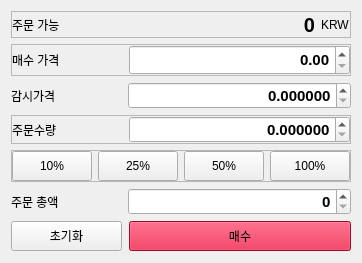
               <widget class="QWidget" name="page">
                <layout class="QVBoxLayout" name="verticalLayout_8">
                 <item>
                  <widget class="QFrame" name="frame_26">
                   <property name="frameShape">
                    <enum>QFrame::StyledPanel</enum>
                   </property>
                   <property name="frameShadow">
                    <enum>QFrame::Raised</enum>
                   </property>
                   <layout class="QHBoxLayout" name="horizontalLayout_36" stretch="0,2,0">
                    <property name="leftMargin">
                     <number>0</number>
                    </property>
                    <property name="topMargin">
                     <number>1</number>
                    </property>
                    <property name="rightMargin">
                     <number>0</number>
                    </property>
                    <property name="bottomMargin">
                     <number>0</number>
                    </property>
                    <item>
                     <widget class="QLabel" name="label_36">
                      <property name="layoutDirection">
                       <enum>Qt::LeftToRight</enum>
                      </property>
                      <property name="styleSheet">
                       <string notr="true"/>
                      </property>
                      <property name="text">
                       <string>주문 가능</string>
                      </property>
                     </widget>
                    </item>
                    <item>
                     <widget class="QLabel" name="buy_orderable_3">
                      <property name="font">
                       <font>
                        <pointsize>15</pointsize>
                        <weight>75</weight>
                        <bold>true</bold>
                       </font>
                      </property>
                      <property name="text">
                       <string>0</string>
                      </property>
                      <property name="alignment">
                       <set>Qt::AlignRight|Qt::AlignTrailing|Qt::AlignVCenter</set>
                      </property>
                     </widget>
                    </item>
                    <item>
                     <widget class="QLabel" name="label_37">
                      <property name="layoutDirection">
                       <enum>Qt::LeftToRight</enum>
                      </property>
                      <property name="text">
                       <string>KRW</string>
                      </property>
                      <property name="alignment">
                       <set>Qt::AlignLeading|Qt::AlignLeft|Qt::AlignVCenter</set>
                      </property>
                     </widget>
                    </item>
                   </layout>
                  </widget>
                 </item>
                 <item>
                  <widget class="QFrame" name="frame_27">
                   <property name="frameShape">
                    <enum>QFrame::StyledPanel</enum>
                   </property>
                   <property name="frameShadow">
                    <enum>QFrame::Raised</enum>
                   </property>
                   <layout class="QHBoxLayout" name="horizontalLayout_37" stretch="1,2">
                    <property name="leftMargin">
                     <number>0</number>
                    </property>
                    <property name="topMargin">
                     <number>0</number>
                    </property>
                    <property name="rightMargin">
                     <number>0</number>
                    </property>
                    <property name="bottomMargin">
                     <number>0</number>
                    </property>
                    <item>
                     <widget class="QLabel" name="label_38">
                      <property name="text">
                       <string>매수 가격</string>
                      </property>
                     </widget>
                    </item>
                    <item>
                     <widget class="QDoubleSpinBox" name="buy_price_3">
                      <property name="minimumSize">
                       <size>
                        <width>34</width>
                        <height>30</height>
                       </size>
                      </property>
                      <property name="font">
                       <font>
                        <pointsize>11</pointsize>
                        <weight>75</weight>
                        <bold>true</bold>
                       </font>
                      </property>
                      <property name="alignment">
                       <set>Qt::AlignRight|Qt::AlignTrailing|Qt::AlignVCenter</set>
                      </property>
                      <property name="showGroupSeparator" stdset="0">
                       <bool>true</bool>
                      </property>
                      <property name="decimals">
                       <number>2</number>
                      </property>
                      <property name="maximum">
                       <double>1000000000000000.000000000000000</double>
                      </property>
                     </widget>
                    </item>
                   </layout>
                  </widget>
                 </item>
                 <item>
                  <widget class="QFrame" name="horizontalFrame">
                   <layout class="QHBoxLayout" name="horizontalLayout_3" stretch="1,2">
                    <property name="leftMargin">
                     <number>0</number>
                    </property>
                    <property name="topMargin">
                     <number>0</number>
                    </property>
                    <property name="rightMargin">
                     <number>0</number>
                    </property>
                    <property name="bottomMargin">
                     <number>0</number>
                    </property>
                    <item>
                     <widget class="QLabel" name="label_3">
                      <property name="text">
                       <string>감시가격</string>
                      </property>
                     </widget>
                    </item>
                    <item>
                     <widget class="QDoubleSpinBox" name="buy_monitor_price_3">
                      <property name="maximumSize">
                       <size>
                        <width>16777215</width>
                        <height>30</height>
                       </size>
                      </property>
                      <property name="font">
                       <font>
                        <pointsize>11</pointsize>
                        <weight>75</weight>
                        <bold>true</bold>
                       </font>
                      </property>
                      <property name="alignment">
                       <set>Qt::AlignRight|Qt::AlignTrailing|Qt::AlignVCenter</set>
                      </property>
                      <property name="showGroupSeparator" stdset="0">
                       <bool>true</bool>
                      </property>
                      <property name="decimals">
                       <number>6</number>
                      </property>
                      <property name="maximum">
                       <double>1000000000000000.000000000000000</double>
                      </property>
                     </widget>
                    </item>
                   </layout>
                  </widget>
                 </item>
                 <item>
                  <widget class="QFrame" name="frame_25">
                   <property name="frameShape">
                    <enum>QFrame::StyledPanel</enum>
                   </property>
                   <property name="frameShadow">
                    <enum>QFrame::Raised</enum>
                   </property>
                   <layout class="QHBoxLayout" name="horizontalLayout_6" stretch="1,2">
                    <property name="leftMargin">
                     <number>0</number>
                    </property>
                    <property name="topMargin">
                     <number>0</number>
                    </property>
                    <property name="rightMargin">
                     <number>0</number>
                    </property>
                    <property name="bottomMargin">
                     <number>0</number>
                    </property>
                    <item>
                     <widget class="QLabel" name="label_35">
                      <property name="text">
                       <string>주문수량</string>
                      </property>
                     </widget>
                    </item>
                    <item>
                     <widget class="QDoubleSpinBox" name="buy_volume_3">
                      <property name="maximumSize">
                       <size>
                        <width>16777215</width>
                        <height>30</height>
                       </size>
                      </property>
                      <property name="font">
                       <font>
                        <pointsize>11</pointsize>
                        <weight>75</weight>
                        <bold>true</bold>
                       </font>
                      </property>
                      <property name="alignment">
                       <set>Qt::AlignRight|Qt::AlignTrailing|Qt::AlignVCenter</set>
                      </property>
                      <property name="showGroupSeparator" stdset="0">
                       <bool>true</bool>
                      </property>
                      <property name="decimals">
                       <number>6</number>
                      </property>
                      <property name="maximum">
                       <double>1000000000000000.000000000000000</double>
                      </property>
                     </widget>
                    </item>
                   </layout>
                  </widget>
                 </item>
                 <item>
                  <widget class="QFrame" name="frame_24">
                   <property name="frameShape">
                    <enum>QFrame::StyledPanel</enum>
                   </property>
                   <property name="frameShadow">
                    <enum>QFrame::Raised</enum>
                   </property>
                   <layout class="QHBoxLayout" name="horizontalLayout_21">
                    <property name="leftMargin">
                     <number>0</number>
                    </property>
                    <property name="topMargin">
                     <number>0</number>
                    </property>
                    <property name="rightMargin">
                     <number>0</number>
                    </property>
                    <property name="bottomMargin">
                     <number>0</number>
                    </property>
                    <item>
                     <widget class="QPushButton" name="buy_ten_3">
                      <property name="minimumSize">
                       <size>
                        <width>0</width>
                        <height>30</height>
                       </size>
                      </property>
                      <property name="text">
                       <string>10%</string>
                      </property>
                     </widget>
                    </item>
                    <item>
                     <widget class="QPushButton" name="buy_twenty_fifth_3">
                      <property name="minimumSize">
                       <size>
                        <width>0</width>
                        <height>30</height>
                       </size>
                      </property>
                      <property name="text">
                       <string>25%</string>
                      </property>
                     </widget>
                    </item>
                    <item>
                     <widget class="QPushButton" name="buy_fifty_3">
                      <property name="minimumSize">
                       <size>
                        <width>0</width>
                        <height>30</height>
                       </size>
                      </property>
                      <property name="text">
                       <string>50%</string>
                      </property>
                     </widget>
                    </item>
                    <item>
                     <widget class="QPushButton" name="buy_hundred_3">
                      <property name="minimumSize">
                       <size>
                        <width>0</width>
                        <height>30</height>
                       </size>
                      </property>
                      <property name="text">
                       <string>100%</string>
                      </property>
                     </widget>
                    </item>
                   </layout>
                  </widget>
                 </item>
                 <item>
                  <widget class="QFrame" name="horizontalFrame_14">
                   <layout class="QHBoxLayout" name="horizontalLayout_7" stretch="1,2">
                    <property name="leftMargin">
                     <number>0</number>
                    </property>
                    <property name="topMargin">
                     <number>0</number>
                    </property>
                    <property name="rightMargin">
                     <number>0</number>
                    </property>
                    <property name="bottomMargin">
                     <number>0</number>
                    </property>
                    <item>
                     <widget class="QLabel" name="label_12">
                      <property name="text">
                       <string>주문 총액</string>
                      </property>
                     </widget>
                    </item>
                    <item>
                     <widget class="QDoubleSpinBox" name="buy_total_price_3">
                      <property name="maximumSize">
                       <size>
                        <width>16777215</width>
                        <height>30</height>
                       </size>
                      </property>
                      <property name="font">
                       <font>
                        <pointsize>11</pointsize>
                        <weight>75</weight>
                        <bold>true</bold>
                       </font>
                      </property>
                      <property name="alignment">
                       <set>Qt::AlignRight|Qt::AlignTrailing|Qt::AlignVCenter</set>
                      </property>
                      <property name="showGroupSeparator" stdset="0">
                       <bool>true</bool>
                      </property>
                      <property name="decimals">
                       <number>0</number>
                      </property>
                      <property name="maximum">
                       <double>1000000000000000019884624838656.000000000000000</double>
                      </property>
                     </widget>
                    </item>
                   </layout>
                  </widget>
                 </item>
                 <item>
                  <widget class="QFrame" name="horizontalFrame_15">
                   <layout class="QHBoxLayout" name="horizontalLayout_35" stretch="1,2">
                    <property name="spacing">
                     <number>7</number>
                    </property>
                    <property name="leftMargin">
                     <number>0</number>
                    </property>
                    <property name="topMargin">
                     <number>0</number>
                    </property>
                    <property name="rightMargin">
                     <number>0</number>
                    </property>
                    <property name="bottomMargin">
                     <number>1</number>
                    </property>
                    <item>
                     <widget class="QPushButton" name="buy_reset_3">
                      <property name="minimumSize">
                       <size>
                        <width>0</width>
                        <height>30</height>
                       </size>
                      </property>
                      <property name="styleSheet">
                       <string notr="true"/>
                      </property>
                      <property name="text">
                       <string>초기화</string>
                      </property>
                     </widget>
                    </item>
                    <item>
                     <widget class="QPushButton" name="buy_buy_btn_3">
                      <property name="minimumSize">
                       <size>
                        <width>0</width>
                        <height>30</height>
                       </size>
                      </property>
                      <property name="styleSheet">
                       <string notr="true">QPushButton {	
	background-color: #d80e35;
}
QPushButton:pressed {	
	background-color: #a20826;
}
QPushButton:hover{
	background-color: #aa0a29;
}</string>
                      </property>
                      <property name="text">
                       <string>매수</string>
                      </property>
                     </widget>
                    </item>
                   </layout>
                  </widget>
                 </item>
                </layout>
               </widget>
